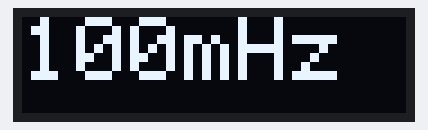
Bench run of a sketch on a simulated Arduino Uno, built with avr-gcc and run on an emulated ATmega328P. On the bench: 128×32 one-colour display.

Above: at 0.1 s.

The sketch:

OLED_Example.ino
```cpp
#include <SPI.h>
#include <Wire.h>
#include <Adafruit_GFX.h>
#include <Adafruit_SSD1306.h>

#define SCREEN_WIDTH 128 // OLED display width, in pixels
#define SCREEN_HEIGHT 32 // OLED display height, in pixels

// Declaration for an SSD1306 display connected to I2C (SDA, SCL pins)
#define OLED_RESET     4 // Reset pin # (or -1 if sharing Arduino reset pin)
Adafruit_SSD1306 display(SCREEN_WIDTH, SCREEN_HEIGHT, &Wire, OLED_RESET);


void setup() {


  // SSD1306_SWITCHCAPVCC = generate display voltage from 3.3V internally
  if(!display.begin(SSD1306_SWITCHCAPVCC, 0x3C)) { // Address 0x3C for 128x32
    Serial.println(F("SSD1306 allocation failed"));
    for(;;); // Don't proceed, loop forever
  }

  setupOLED();
  resetOLED();
  display.println("100mHz");
  display.display();
}

void loop(){

}

void setupOLED(){
  display.clearDisplay();
  display.setTextSize(3);
  display.setTextColor(WHITE);
  display.setCursor(0,0);
  display.cp437(true);
}

void resetOLED(){
  display.clearDisplay();
  display.setCursor(0,0);
}
```
